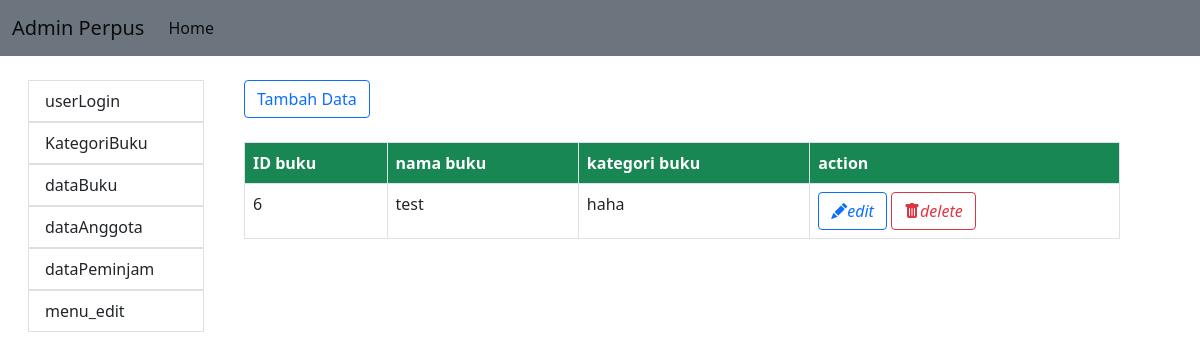
The page /admin/home.php?modul=mod_katbuku on the database as committed earlier.
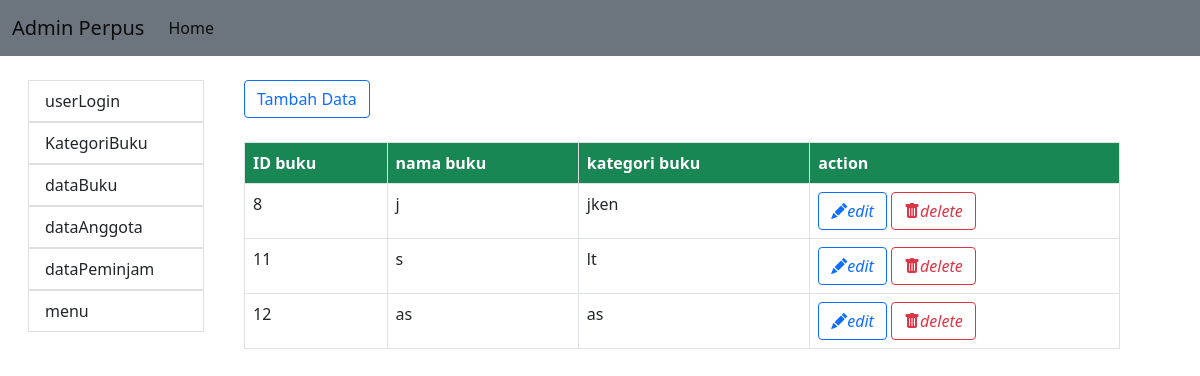
The same page on the database as committed later.
### tables this page shows
CREATE TABLE `mst_menu` (
  `id_menu` int(11) NOT NULL,
  `nm_menu` varchar(50) NOT NULL,
  `link` varchar(50) NOT NULL,
  `isActive` enum('0','1','','') NOT NULL
);

CREATE TABLE `mst_kategbuku` (
  `id_buku` int(11) NOT NULL,
  `nm_buku` varchar(100) NOT NULL,
  `kt_buku` varchar(100) NOT NULL
);

### admin/menu.php (the view)
<?php
    $qry_menu=mysqli_query($koneksi_db,"select * from mst_menu");
    while($row=mysqli_fetch_array($qry_menu)){
?>
    <ul class="list-group">
        <a style="text-decoration: none;" href="?modul=<?php echo $row['link']?>">
            <li class="list-group-item" ><?php echo $row["nm_menu"];?></li>
        </a>
    </ul>
<?php
    }
?>

### admin/home.php (shortened to what this page needs)
<?php
require_once("../config/koneksi.php");
?>
<!DOCTYPE html>
<html lang="en">
<head>
    <link rel="stylesheet" href="../asset/bootstrap/css/bootstrap.min.css">
    <link rel="stylesheet" href="https://cdn.jsdelivr.net/npm/bootstrap-icons@1.8.1/font/bootstrap-icons.css">
</head>
<body>
<nav class="navbar navbar-expand-md navbar-light bg-secondary">
  <div class="container-fluid">
    <div class="collapse navbar-collapse" id="navbarTogglerDemo01">
      <a class="navbar-brand">Admin Perpus</a>
      <ul class="navbar-nav me-auto mb-2 mb-lg-0">
        <li class="nav-item">
          <a class="nav-link active" aria-current="page" href="../index.php">Home</a>
        </li>
    </div>
  </div>
</nav>
<div class="container-fluid">
    <div class="row">
        <div class="col-md-2 my-4 mx-3">
            <?php
                include_once("menu.php");
            ?>
        </div>
        <div class="col-md-9 ">
        <?php
            if(isset($_GET['modul'])){
              include "".$_GET['modul']."/index.php";
            }
            ?>
        </div>
    </div>
</div>
</body>
</html>

### admin/mod_katbuku/index.php (shortened to what this page needs)
<?php
    include_once "katbuku_ctrl.php";
?>
<?php
    if(!isset($_GET['act'])){
?>
<a href="?modul=mod_katbuku&act=add" class="btn btn-outline-primary my-4">Tambah Data</a>
<table class="table table-bordered">
    <tr>
        <th class="bg-success text-white">ID buku</th>
        <th class="bg-success text-white">nama buku</th>
        <th class="bg-success text-white">kategori buku</th>
        <th class="bg-success text-white">action</th>
    </tr>
    <?php
        $qry_kategbuku=mysqli_query($koneksi_db,"select * from mst_kategbuku order by id_buku ASC") or die(mysqli_error($koneksi_db));
        while($kategori=mysqli_fetch_array($qry_kategbuku)){
    ?>
    <tr>
        <td><?= $kategori['id_buku'];?></td>
        <td><?= $kategori['nm_buku'];?></td>
        <td><?= $kategori['kt_buku'];?></td>
        <td>
            <a href="?modul=mod_katbuku&act=edit&id=<?= $kategori['id_buku'];?>" class="btn btn-outline-primary">
                <i class="bi bi-pencil-fill">edit</i>
            </a>
            <a href="?modul=mod_katbuku&act=delete&id=<?= $kategori['id_buku'];?>"  class="btn btn-outline-danger">
                <i class="bi bi-trash-fill">delete</i>
            </a>
        </td>
    </tr>
    <?php
        }
    ?>
</table>
<?php
    }
?>

Rows that differ between the two databases and show on the page:
removed mst_kategbuku: id_buku "6", nm_buku "test", kt_buku "haha"
changed mst_menu: nm_menu "menu_edit" → "menu"
added mst_kategbuku: id_buku "8", nm_buku "j", kt_buku "jken"
added mst_kategbuku: id_buku "11", nm_buku "s", kt_buku "lt"
added mst_kategbuku: id_buku "12", nm_buku "as", kt_buku "as"
